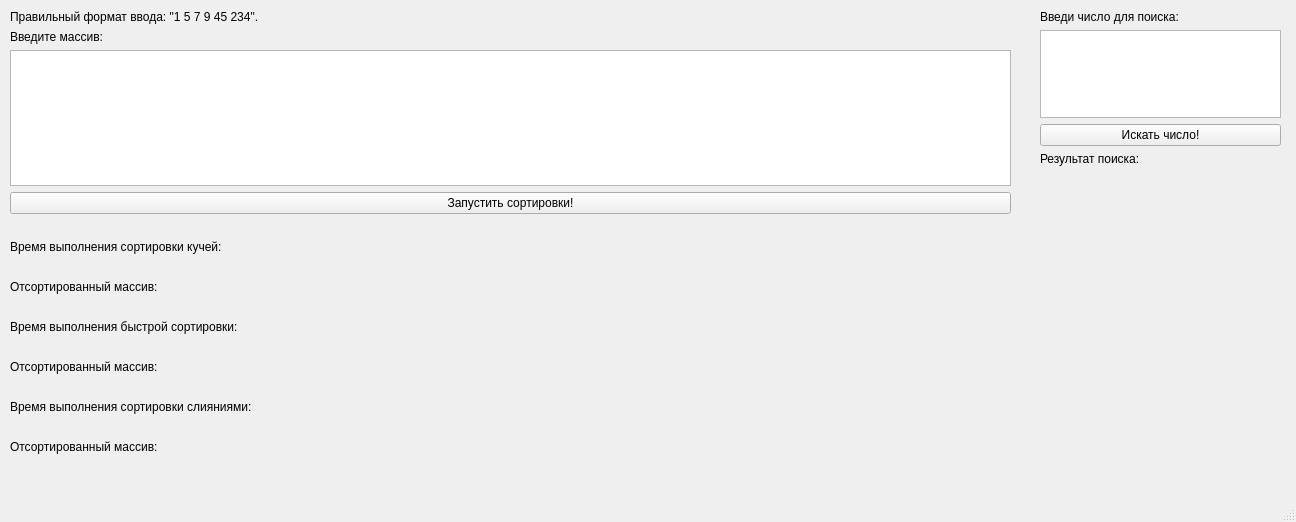
<?xml version="1.0" encoding="UTF-8"?>
<ui version="4.0">
 <class>MainWindow</class>
 <widget class="QMainWindow" name="MainWindow">
  <property name="geometry">
   <rect>
    <x>0</x>
    <y>0</y>
    <width>1296</width>
    <height>522</height>
   </rect>
  </property>
  <property name="windowTitle">
   <string>MainWindow</string>
  </property>
  <widget class="QWidget" name="centralwidget">
   <widget class="QWidget" name="verticalLayoutWidget">
    <property name="geometry">
     <rect>
      <x>10</x>
      <y>10</y>
      <width>1001</width>
      <height>464</height>
     </rect>
    </property>
    <layout class="QVBoxLayout" name="verticalLayout">
     <item>
      <widget class="QLabel" name="label_10">
       <property name="text">
        <string>Правильный формат ввода: &quot;1 5 7 9 45 234&quot;.</string>
       </property>
      </widget>
     </item>
     <item>
      <widget class="QLabel" name="label">
       <property name="text">
        <string>Введите массив: </string>
       </property>
      </widget>
     </item>
     <item>
      <widget class="QTextEdit" name="arrayInputTextEdit"/>
     </item>
     <item>
      <widget class="QPushButton" name="sortButton">
       <property name="text">
        <string>Запустить сортировки!</string>
       </property>
      </widget>
     </item>
     <item>
      <widget class="QLabel" name="incorrectInputLabel">
       <property name="text">
        <string/>
       </property>
      </widget>
     </item>
     <item>
      <widget class="QLabel" name="label_2">
       <property name="text">
        <string>Время выполнения сортировки кучей:</string>
       </property>
      </widget>
     </item>
     <item>
      <widget class="QLabel" name="heapTimeLabel">
       <property name="text">
        <string/>
       </property>
      </widget>
     </item>
     <item>
      <widget class="QLabel" name="label_7">
       <property name="text">
        <string>Отсортированный массив:</string>
       </property>
      </widget>
     </item>
     <item>
      <widget class="QLabel" name="heapSortedLabel">
       <property name="text">
        <string/>
       </property>
      </widget>
     </item>
     <item>
      <widget class="QLabel" name="label_3">
       <property name="text">
        <string>Время выполнения быстрой сортировки:</string>
       </property>
      </widget>
     </item>
     <item>
      <widget class="QLabel" name="quickTimeLabel">
       <property name="text">
        <string/>
       </property>
      </widget>
     </item>
     <item>
      <widget class="QLabel" name="label_8">
       <property name="text">
        <string>Отсортированный массив:</string>
       </property>
      </widget>
     </item>
     <item>
      <widget class="QLabel" name="quickSortedLabel">
       <property name="text">
        <string/>
       </property>
      </widget>
     </item>
     <item>
      <widget class="QLabel" name="label_4">
       <property name="text">
        <string>Время выполнения сортировки слияниями:</string>
       </property>
      </widget>
     </item>
     <item>
      <widget class="QLabel" name="mergeTimeLabel">
       <property name="text">
        <string/>
       </property>
      </widget>
     </item>
     <item>
      <widget class="QLabel" name="label_9">
       <property name="text">
        <string>Отсортированный массив:</string>
       </property>
      </widget>
     </item>
     <item>
      <widget class="QLabel" name="mergeSortedLabel">
       <property name="text">
        <string/>
       </property>
      </widget>
     </item>
    </layout>
   </widget>
   <widget class="QWidget" name="verticalLayoutWidget_2">
    <property name="geometry">
     <rect>
      <x>1040</x>
      <y>10</y>
      <width>241</width>
      <height>176</height>
     </rect>
    </property>
    <layout class="QVBoxLayout" name="verticalLayout_2">
     <item>
      <widget class="QLabel" name="label_5">
       <property name="text">
        <string>Введи число для поиска:</string>
       </property>
      </widget>
     </item>
     <item>
      <widget class="QTextEdit" name="searchInputTextEdit"/>
     </item>
     <item>
      <widget class="QPushButton" name="searchButton">
       <property name="text">
        <string>Искать число!</string>
       </property>
      </widget>
     </item>
     <item>
      <widget class="QLabel" name="label_6">
       <property name="text">
        <string>Результат поиска:</string>
       </property>
      </widget>
     </item>
     <item>
      <widget class="QLabel" name="searchResultLabel">
       <property name="text">
        <string/>
       </property>
      </widget>
     </item>
    </layout>
   </widget>
  </widget>
  <widget class="QMenuBar" name="menubar">
   <property name="geometry">
    <rect>
     <x>0</x>
     <y>0</y>
     <width>1296</width>
     <height>23</height>
    </rect>
   </property>
  </widget>
  <widget class="QStatusBar" name="statusbar"/>
 </widget>
 <resources/>
 <connections/>
</ui>
